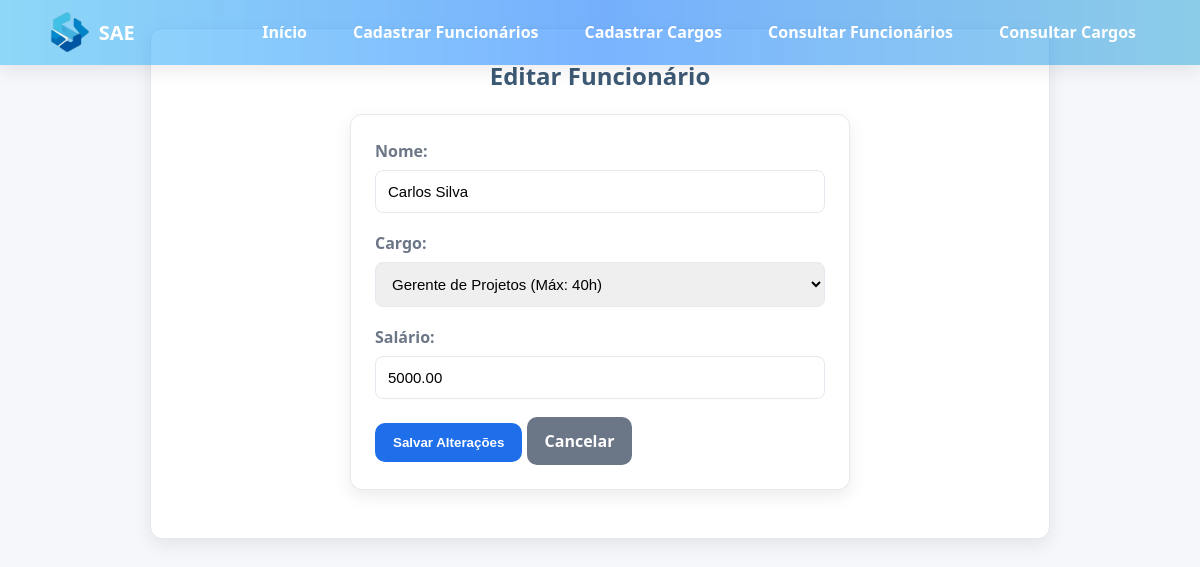
Page /consulta_funcionarios.php?editar=1 on the committed database.
### tables this page shows
CREATE TABLE funcionarios (
    id_funcionario INT AUTO_INCREMENT PRIMARY KEY,
    nome_funcionario VARCHAR(100) NOT NULL,
    cpf_funcionario VARCHAR(14) NOT NULL UNIQUE,
    salario DECIMAL(10,2) NOT NULL,
    data_admissao DATE,
    id_cargo INT NOT NULL,
    FOREIGN KEY (id_cargo) REFERENCES cargos(id_cargo)
);

CREATE TABLE cargos (
    id_cargo INT AUTO_INCREMENT PRIMARY KEY,
    nome_cargo VARCHAR(100) NOT NULL UNIQUE, 
    descricao TEXT,
    salario_base DECIMAL(10,2) NOT NULL,
    carga_horaria_max INT NOT NULL
);

### consulta_funcionarios.php (the view, shortened to what this page needs)
<?php
require 'conect_bd.php';
include 'header.php';
if (isset($_GET['editar'])) {
    $id = intval($_GET['editar']);
    $dados  = $conn->query("SELECT * FROM funcionarios WHERE id_funcionario=$id")->fetch_assoc();
    $cargos = $conn->query("SELECT * FROM cargos ORDER BY nome_cargo");
?>
<!doctype html>
<html lang="pt-br">
<head>
<link rel="stylesheet" href="style.css">
</head>
<body>
<div class="container">
<h2>Editar Funcionário</h2>
<form method="post">
    <label>Nome:</label>
    <input name="nome_funcionario" value="<?=htmlspecialchars($dados['nome_funcionario'])?>" required>
    <label>Cargo:</label>
    <select name="id_cargo" id="id_cargo" required>
        <?php
        mysqli_data_seek($cargos, 0);
        while($c = $cargos->fetch_assoc()): ?>
            <option value="<?=$c['id_cargo']?>"
                    <?=($dados['id_cargo']==$c['id_cargo']?'selected':'')?>>
                <?=htmlspecialchars($c['nome_cargo'])?> (Máx: <?=$c['carga_horaria_max']?>h)
            </option>
        <?php endwhile; ?>
    </select>
    <label>Salário:</label>
    <input type="number" step="0.01" name="salario"
           value="<?=$dados['salario']?>" required>
    <button type="submit" class="btn-primary">Salvar Alterações</button>
    <a href="consulta_funcionarios.php" class="btn-primary" style="background:#6b7686;">Cancelar</a>
</form>
</div>
</body>
</html>
<?php
exit;
}
?>

### style.css (style rules this page uses)
:root { --bg-page: #f5f7fa; --bg-card: #ffffff; --text-strong: #f8f3f3; --text: #3d5a75; --text-soft: #6b7686; --line: #e5e9ef; --accent: #1f6feb; --danger: #d32f2f; --radius: 12px; --shadow: 0 6px 18px rgba(0,0,0,.08); }
* { margin:0;padding:0;box-sizing:border-box; }
body { font-family: 'Segoe UI', Roboto, sans-serif; background: var(--bg-page); color: var(--text); line-height:1.55; }
.container { max-width:900px; margin:28px auto; padding:28px; background:var(--bg-card); border:1px solid var(--line); border-radius:var(--radius); box-shadow:var(--shadow); text-align: center; }
form { background:var(--bg-card); border:1px solid var(--line); padding:24px; border-radius:var(--radius); box-shadow:var(--shadow); max-width:500px; margin:20px auto; text-align: left; }
label { display:block; margin-bottom:6px; font-weight:600; color:var(--text-soft); }
input,select,textarea { width:100%; padding:12px; border:1px solid var(--line); border-radius:8px; margin-bottom:18px; font-size:15px; }
button,.btn-primary { background:var(--accent); color:#fff; border:none; padding:12px 18px; border-radius:10px; font-weight:700; cursor:pointer; text-decoration:none; display:inline-block; }

### rows in the picture
funcionarios: nome_funcionario "Carlos Silva", id_cargo "Gerente de Projetos (Máx: 40h)", salario "5000.00"
